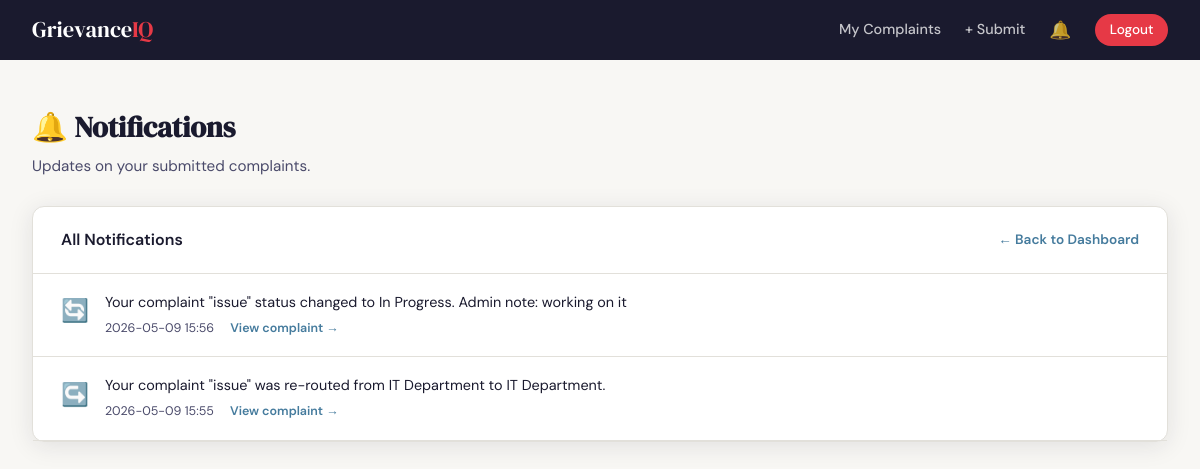
The page /notifications (signed in) on the database as committed earlier.
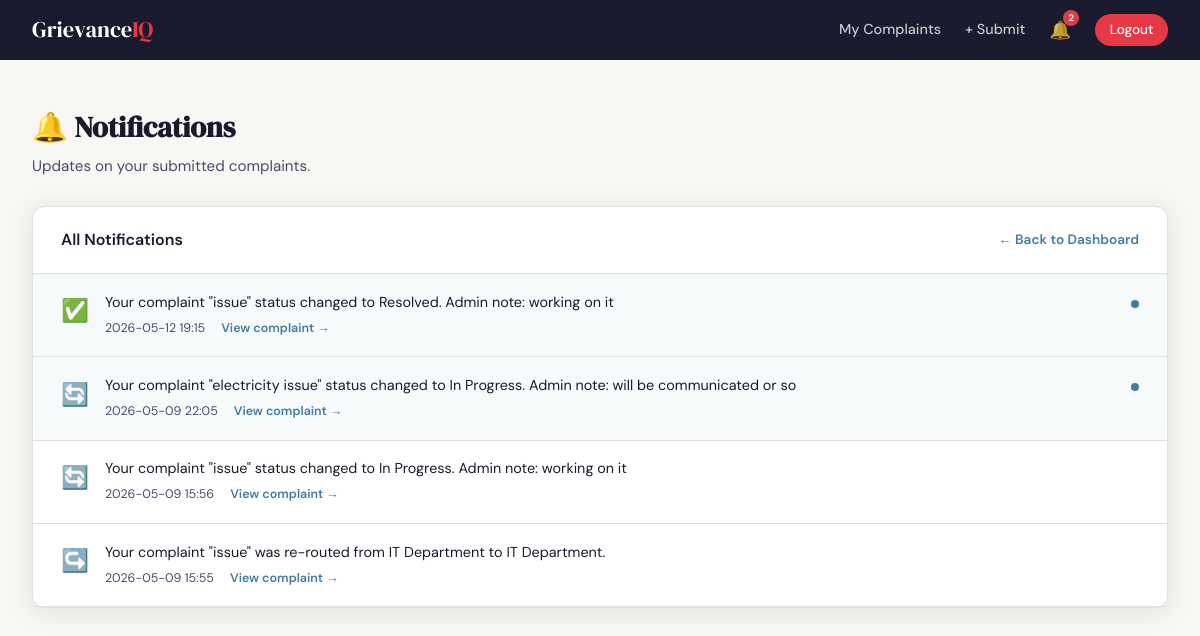
The same page on the database as committed later.
### tables this page shows
CREATE TABLE notifications (
        id           INTEGER PRIMARY KEY AUTOINCREMENT,
        user_id      INTEGER NOT NULL,
        complaint_id INTEGER NOT NULL,
        message      TEXT    NOT NULL,
        is_read      INTEGER DEFAULT 0,
        created_at   TEXT    NOT NULL,
        FOREIGN KEY(user_id)      REFERENCES users(id),
        FOREIGN KEY(complaint_id) REFERENCES complaints(id)
    );

### app.py (the view)
@app.route('/notifications')
def notifications():
    if 'user_id' not in session or session['user_role'] != 'student':
        return redirect(url_for('login'))
    conn = get_db()
    notifs = conn.execute(
        '''SELECT n.*, c.title as complaint_title
           FROM notifications n
           JOIN complaints c ON n.complaint_id=c.id
           WHERE n.user_id=? ORDER BY n.created_at DESC''',
        (session['user_id'],)
    ).fetchall()
    conn.execute('UPDATE notifications SET is_read=1 WHERE user_id=?', (session['user_id'],))
    conn.commit()
    conn.close()
    return render_template('notifications.html', notifs=notifs, departments=DEPARTMENTS)

### app.py (called while the page is built)
def get_db():
    conn = sqlite3.connect('grievance.db')
    conn.row_factory = sqlite3.Row
    return conn

def get_unread_count(user_id):
    conn = get_db()
    row  = conn.execute(
        'SELECT COUNT(*) as cnt FROM notifications WHERE user_id=? AND is_read=0', (user_id,)
    ).fetchone()
    conn.close()
    return row['cnt'] if row else 0

@app.context_processor
def inject_globals():
    count = 0
    if session.get('user_id') and session.get('user_role') == 'student':
        count = get_unread_count(session['user_id'])
    return dict(unread_count=count, departments=DEPARTMENTS)

### templates/notifications.html (shortened to what this page needs)
{% extends "base.html" %}
{% block content %}
<div class="page">
    <div style="margin-bottom:1.5rem;">
        <h1 class="page-title">🔔 Notifications</h1>
        <p class="page-subtitle">Updates on your submitted complaints.</p>
    </div>
    <div class="card">
        <div class="card-header">
            <span style="font-weight:600;">All Notifications</span>
            <a href="{{ url_for('student_dashboard') }}"
               style="font-size:.85rem;color:var(--accent2);text-decoration:none;font-weight:600;">← Back to Dashboard</a>
        </div>
        {% if notifs %}
        <div>
            {% for n in notifs %}
            <div style="padding:1.1rem 1.75rem; border-bottom:1px solid var(--border);
                        {% if not n.is_read %}background:rgba(69,123,157,.04);{% endif %}
                        display:flex; gap:1rem; align-items:flex-start;">
                <div style="font-size:1.4rem;flex-shrink:0;margin-top:.1rem;">
                    {% if 'Resolved' in n.message %}✅
                    {% elif 'In Progress' in n.message %}🔄
                    {% elif 're-routed' in n.message %}↪️
                    {% else %}🔔{% endif %}
                </div>
                <div style="flex:1;">
                    <div style="font-size:.9rem;color:var(--ink);line-height:1.5;">{{ n.message }}</div>
                    <div style="display:flex;gap:1rem;align-items:center;margin-top:.35rem;flex-wrap:wrap;">
                        <span style="font-size:.78rem;color:var(--ink-soft);">{{ n.created_at }}</span>
                        <a href="{{ url_for('complaint_detail', cid=n.complaint_id) }}"
                           style="font-size:.78rem;color:var(--accent2);font-weight:600;text-decoration:none;">
                            View complaint →
                        </a>
                    </div>
                </div>
                {% if not n.is_read %}
                <div style="width:8px;height:8px;background:var(--accent2);border-radius:50%;flex-shrink:0;margin-top:.5rem;"></div>
                {% endif %}
            </div>
            {% endfor %}
        </div>
        {% else %}
        <div class="empty-state">
            <div class="icon">🔔</div>
            <p>No notifications yet. You'll be notified whenever your complaint status changes.</p>
        </div>
        {% endif %}
    </div>
</div>
{% endblock %}

Rows that differ between the two databases and show on the page:
added notifications: message "Your complaint \"issue\" status changed to Resolved. Admin note: working on it", created_at "2026-05-12 19:15", is_read 0 (drawn)
added notifications: message "Your complaint \"electricity issue\" status changed to In Progress. Admin note: will be communicated or so", created_at "2026-05-09 22:05", is_read 0 (drawn)
Other text that changed with them:
{{ unread_count }}: (not shown) → "2"
